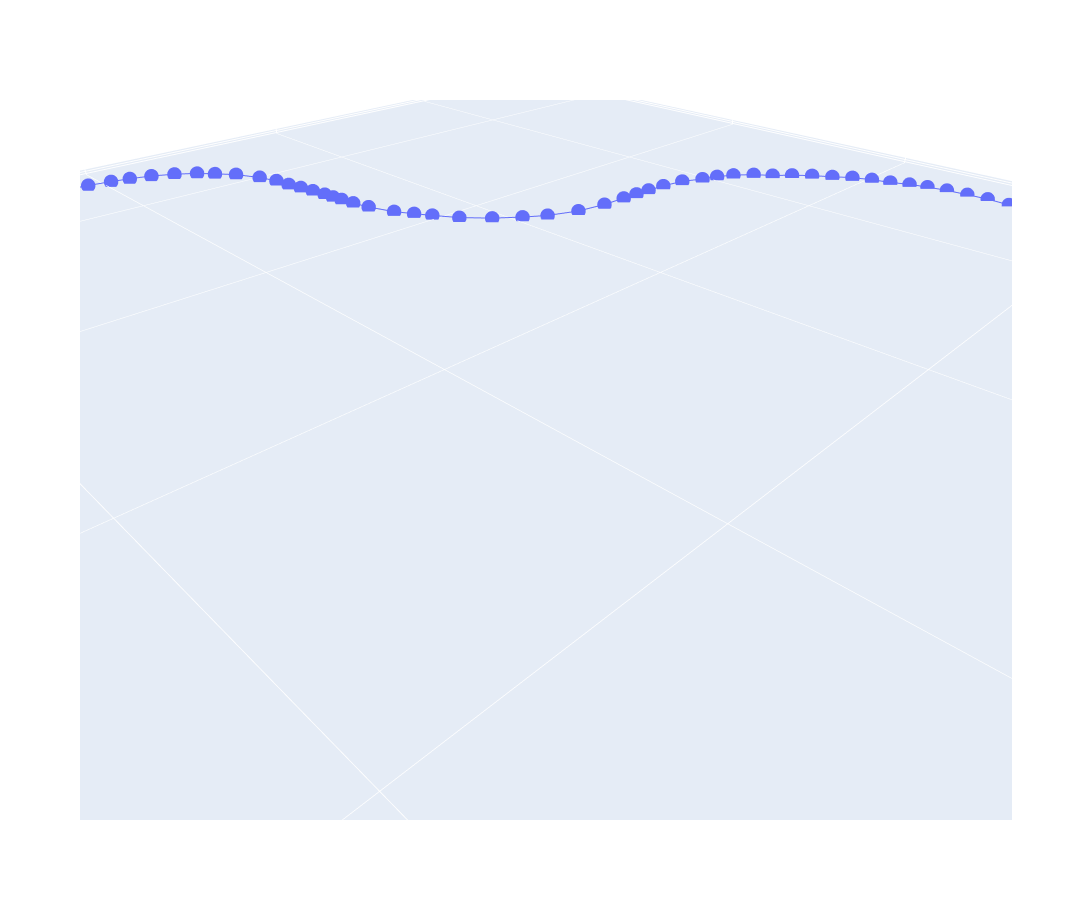

This figure's notebook cell:
### Code cell
# Plot ground-truth trajectory
rover_positions = np.asarray(poses)[:,:3]
gt_traj_trace = go.Scatter3d(x=rover_positions[:,0], y=rover_positions[:,1], z=rover_positions[:,2], 
    marker=dict(size=5), hovertext=np.arange(len(rover_positions)))
gt_traj_trace.name = "Ground-truth"
fig = go.Figure(data=gt_traj_trace)
fig.update_layout(width=1500, height=900, scene=dict(aspectmode='data'))
fig.show()

### Figure 1 — Plotly figure (JSON) as saved in the notebook; plotly's stock layout.template omitted (floating-point values rounded to 4 significant figures; data arrays with more than 128 entries replaced by an {"elided": "..."} marker saying what was removed)
{"data": [{"hovertext": {"elided": "173 int values"}, "marker": {"size": 5}, "name": "Ground-truth", "type": "scatter3d", "x": {"elided": "173 float values"}, "y": {"elided": "173 float values"}, "z": {"elided": "173 float values"}}], "layout": {"height": 900, "scene": {"aspectmode": "data"}, "width": 1500}}
